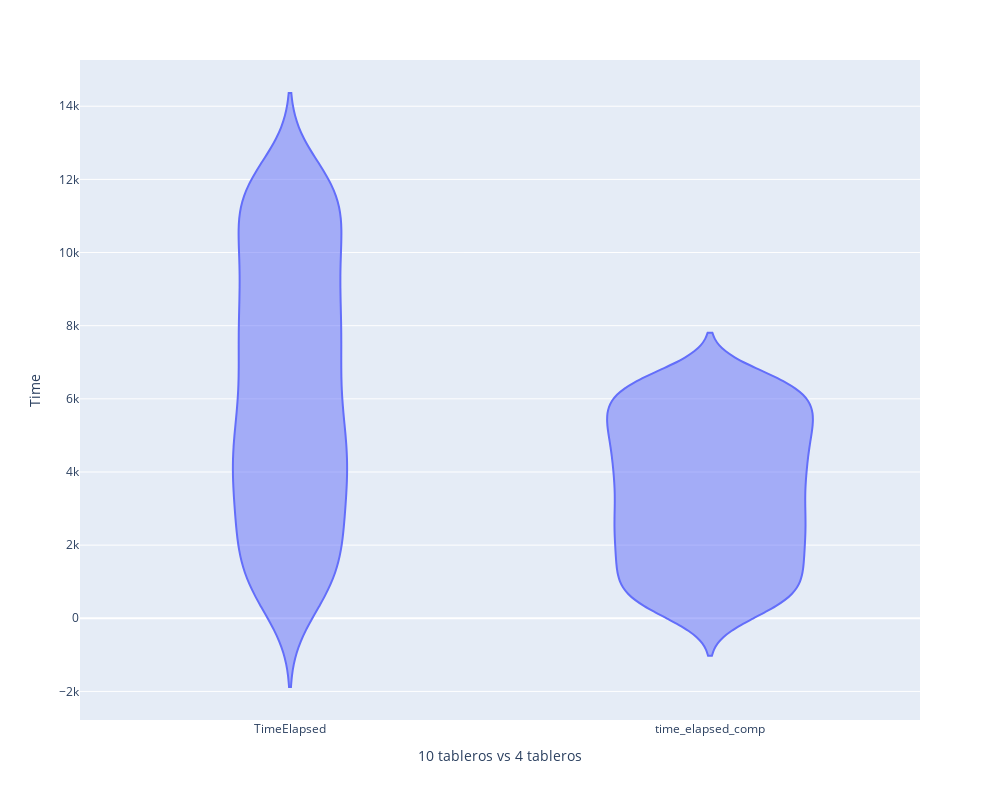

The cell this chart's notebook holds for it:
### Markdown cell above
# Graphs

### Code cell
fig = px.violin(df, y=["TimeElapsed",'time_elapsed_comp'])

fig.update_xaxes(title_text='10 tableros vs 4 tableros')
fig.update_yaxes(title_text='Time')
fig.update_layout(
    autosize=False,
    width=1000,
    height=800,)

fig.show()

### Figure 1 — Plotly figure (JSON) as saved in the notebook; plotly's stock layout.template omitted (floating-point values rounded to 4 significant figures; data arrays with more than 128 entries replaced by an {"elided": "..."} marker saying what was removed)
{"data": [{"alignmentgroup": "True", "box": {"visible": false}, "hovertemplate": "variable=%{x}<br>value=%{y}<extra></extra>", "legendgroup": "", "marker": {"color": "#636efa"}, "name": "", "offsetgroup": "", "orientation": "v", "scalegroup": "True", "showlegend": false, "type": "violin", "x": {"elided": "2006 str values"}, "x0": " ", "xaxis": "x", "y": {"elided": "2006 float values"}, "y0": " ", "yaxis": "y"}], "layout": {"autosize": false, "height": 800, "legend": {"tracegroupgap": 0}, "margin": {"t": 60}, "violinmode": "group", "width": 1000, "xaxis": {"anchor": "y", "domain": [0, 1], "title": {"text": "10 tableros vs 4 tableros"}}, "yaxis": {"anchor": "x", "domain": [0, 1], "title": {"text": "Time"}}}}
